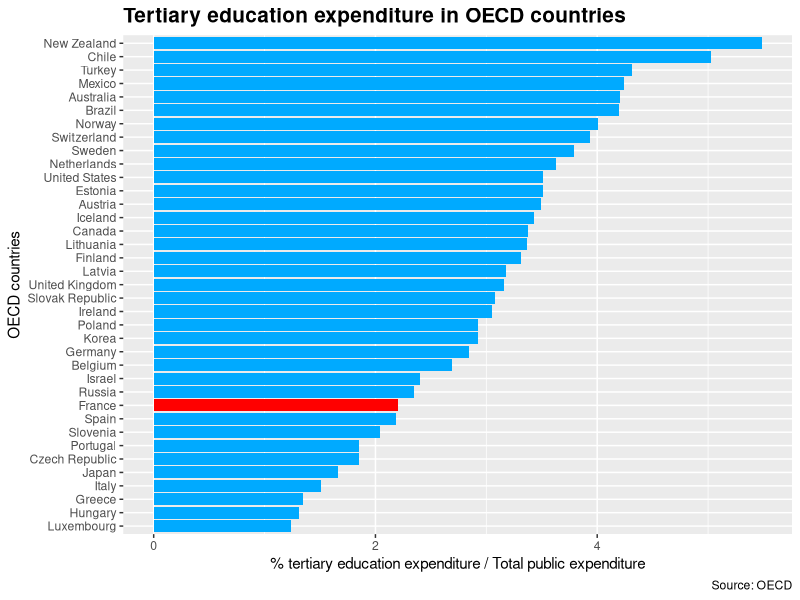

Reproduce this figure in R.
### Tertiary education expenditure in overall expenditure ###

install.packages("tidyverse")
library("tidyverse")

## Public expenditure on education as percentage of total government expenditure

expenditures <- read.csv("Data/EAG_FIN_RATIO_CATEGORY_23012019145211397.csv",
                         sep = ",",header = TRUE,
                         dec = ".")

## Narrow it down to tertiary education expenditures

tertiaryexp <- filter(expenditures, 
                      Education.level.and.programe.orientation == "Total tertiary education (ISCED2011 levels 5 to 8)")

## Narrow it down to tertiary education expenditures in 2015

tertiaryexp <- filter(expenditures, 
Education.level.and.programe.orientation == "Total tertiary education (ISCED2011 levels 5 to 8)",
Year == 2015, Institution.type == "All sectors")

names(tertiaryexp)

## Keep only the country and the total amount dedicated to tertiary education expenditures

tertiaryexpsimple <- tertiaryexp[c(2,15)]

## Graph

tertiaryexpsimple %>%
  filter(Value>0) %>%
  #highlighting France in the bar charts
  mutate (highlight_flag = ifelse(Country == 'France', T, F)) %>% 
  ggplot() +
  geom_bar(aes(x = reorder(Country, Value), y = Value, fill = highlight_flag), 
           stat = "identity", 
           position = position_stack(reverse = TRUE)) +  
  scale_fill_manual(values = c('#00aaff', 'red')) +
  coord_flip() +
  ggtitle("Tertiary education expenditure in OECD countries") +
  xlab("OECD countries") +
  ylab("% tertiary education expenditure / Total public expenditure") + 
  labs(fill = "%",caption = "Source: OECD") +
  theme(legend.position = 'none', 
        plot.title = element_text(size = 15, face = 'bold'))
